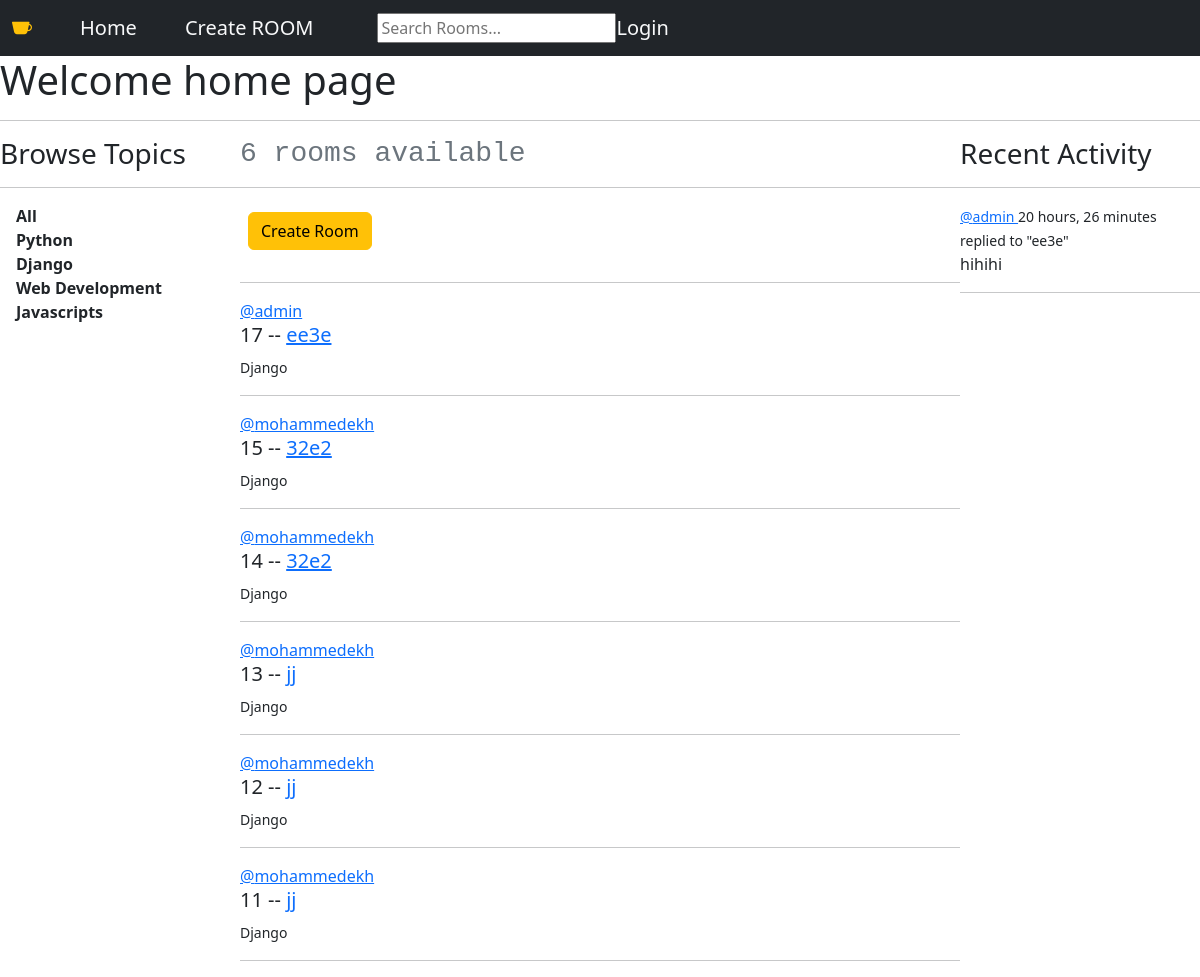
Screenshot of /?q=Django with the database file from the repository.
### base/models.py (models this page shows, shortened)
class Topic(models.Model):
    name = models.CharField(max_length=200)

class Room(models.Model):
    host = models.ForeignKey(User, on_delete=models.SET_NULL, null=True)
    topic = models.ForeignKey(Topic, on_delete=models.SET_NULL, null=True)
    name = models.CharField(max_length=200)
    description = models.TextField(null=True, blank=True)
    Participants =  models.ManyToManyField(User, related_name='Participants', blank=True)
    updated = models.DateTimeField(auto_now=True)
    created = models.DateTimeField(auto_now_add=True)
    class Meta:
        ordering =['-updated','-created']
    def __str__(self):
        return self.name

class Message(models.Model):
    user    = models.ForeignKey(User,on_delete=models.CASCADE)
    room    = models.ForeignKey(Room, on_delete=models.CASCADE)
    body    = models.TextField()
    updated = models.DateTimeField(auto_now=True)
    created = models.DateTimeField(auto_now_add=True)
    class Meta:
        ordering =['-updated','-created']
    def __str__(self):
        return self.body[0:50]

### base/views.py (the view)
# urls.py: path('', views.home, name="home page"),
def home(request):
    q= request.GET.get('q') if request.GET.get('q') != None else ''
    rooms = Room.objects.filter(Q(topic__name__icontains=q) | Q(name__icontains=q) | Q(description__icontains=q))
    topics = Topic.objects.all()
    room_count = rooms.count()
    room_messages = Message.objects.filter(Q(room__topic__name__icontains=q))
    context = {'rooms':rooms, 'topics':topics,'room_count':room_count, 'room_messages':room_messages}
    return render(request,'base/home.html',context )

### base/templates/base/home.html
{% extends 'main.html' %}
    {% block content%}
    <h1> Welcome home page </h1>
    <hr>
    <div class="home-container">
        <div>
           {% include 'base/topics_component.html'%}
        </div>
        <div>
                <h3 class="text-muted font-monospace">{{room_count}} rooms available</h3>
                <hr>
                <a class="text-light text-decoration-none " href="{% url 'create-room' %}"><button class=" m-2 mb-3 btn btn-warning">Create Room
                </button> </a>
                <hr>
{% include 'base/feed_component.html'%}
        </div>
<div>{% include 'base/activity_component.html'%}</div>
</div>
    {% endblock %}

### base/templates/base/topics_component.html
<h3>Browse Topics </h3>
<hr>
<div> <a class="text-decoration-none fw-bold text-dark ms-3 " href="{%url 'home page'%}">All</a></div>
{% for topic in topics %}
<div> <a class="text-decoration-none fw-bold text-dark ms-3 " href="{%url 'home page'%}?q={{topic.name}}">{{topic.name}}</a></div>
{% endfor %}

### base/templates/base/feed_component.html (shortened to what this page needs)
        {%for room in rooms %}
        <a href="{%url 'user-profile' room.host.id %}">@{{room.host.username}}</a>
        <h5>{{room.id}} --  <a href="{% url 'room' room.id %}"> {{room.name }} </a></h5>
        <small>{{room.topic.name}}</small>
        <hr>
{% endfor %}

### base/templates/base/activity_component.html (shortened to what this page needs)
            <h3> Recent Activity</h3>
            <hr>
                {% for message in room_messages%}
                <div>
                    <small>
                     <a href="{% url 'user-profile' message.user.id%}">   @{{message.user}} </a> {{message.created|timesince}}</small>
                        <small>replied to "{{message.room}}"</small>
                        <p>{{message}}</p>
                    <hr>
                </div>
                {% endfor %}

### static/css/base.css (style rules this page uses)
.home-container { display: grid; grid-template-columns: 1fr 3fr 1fr; }

### rows the page displays
Topic: name "Python"
Topic: name "Django"
Topic: name "Web Development"
Topic: name "Javascripts"
Room: host.username "admin", id "17", name "ee3e", topic.name "Django"
Room: host.username "mohammedekh", id "15", name "32e2", topic.name "Django"
Room: host.username "mohammedekh", id "14", name "32e2", topic.name "Django"
Room: host.username "mohammedekh", id "13", name "jj", topic.name "Django"
Room: host.username "mohammedekh", id "12", name "jj", topic.name "Django"
Room: host.username "mohammedekh", id "11", name "jj", topic.name "Django"
Message: user "admin", created "20 hours, 26 minutes", room "ee3e", body "hihihi"

### other values shown
{{ room_count }} "6"
